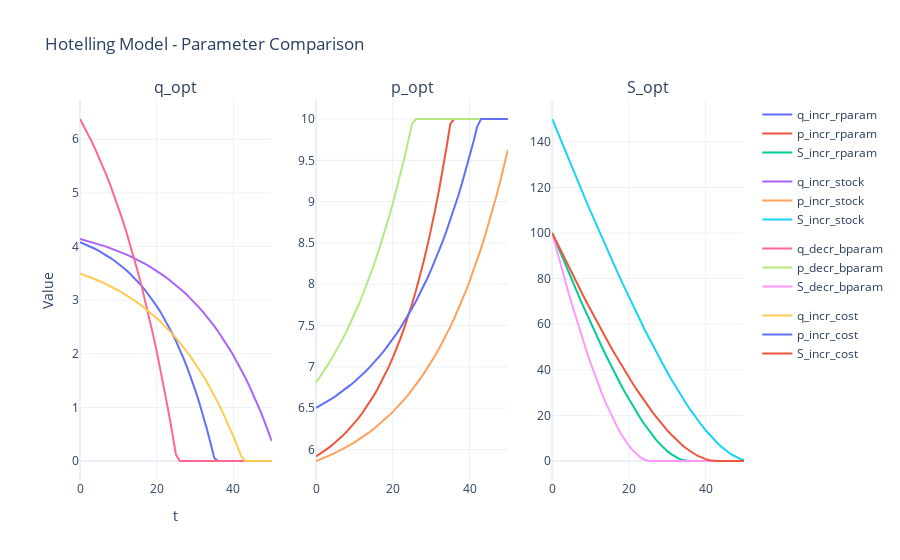

Source (notebook cell):
### Markdown cell above
**3c) Hotelling, writing in modern python style** \
This is now for the students who are *deeply interested in coding practices* (way beyond our course objective) and have extensive prior knowledge! In recent years, it became fashionable to write your python code using classes (with attributes and methods). Try to refactor your model code for the monopolist hotelling model using python classes.

### Code cell
class HotellingModel_Mono:
    def __init__(self, T=50, S0=100, a=10, b=1, c=1, r=0.05):
        # Initialize model parameters
        self.T = T
        self.S0 = S0
        self.a = a
        self.b = b
        self.c = c
        self.r = r
        self.rho = 1 / (1 + r) ** np.arange(T + 1)
        self.results = None
        self.df = None

    def f_S(self, i_q):
        S = np.zeros(self.T + 1)
        S[0] = self.S0
        for t in range(1, self.T + 1):
            S[t] = S[t - 1] - i_q[t - 1]
        return S

    def f_p(self, i_q):
        return self.a - self.b * i_q

    def f_obj(self, i_q):
        obj_value = sum(self.rho[t] * (i_q[t] * (self.f_p(i_q)[t] - self.c)) for t in range(self.T + 1))
        return -obj_value

    def c_total_extr(self, i_q):
        return self.S0 - sum([i_q[t] for t in range(self.T + 1)])

    def optimize(self):
        q_start = np.full(self.T + 1, 1)
        bnds = [(0, self.S0) for _ in range(self.T + 1)]
        cnstr = [{'type': 'eq', 'fun': self.c_total_extr}]

        results = opt.minimize(self.f_obj, q_start, bounds=bnds, constraints=cnstr, options={'disp': False})

        self.results = results
        q_opt = results.x
        S_opt = self.f_S(q_opt)
        p_opt = self.f_p(q_opt)
        npv_opt = self.f_obj(q_opt)

        self.df = pd.DataFrame({
            't': range(self.T + 1),
            'q_opt': q_opt,
            'S_opt': S_opt,
            'p_opt': p_opt,
            'npv_opt': npv_opt
        })

    def plot_results(self, filename='hotelling_mono.html'):
        if self.df is None:
            raise ValueError("Run the optimize method first to generate results.")
        
        fig = make_subplots(rows=1, cols=3, subplot_titles=('q_opt', 'p_opt', 'S_opt'))
        fig.add_trace(go.Scatter(x=self.df['t'], y=self.df['q_opt'], mode='lines', name='q_opt', showlegend=False), row=1, col=1)
        fig.add_trace(go.Scatter(x=self.df['t'], y=self.df['p_opt'], mode='lines', name='p_opt', showlegend=False), row=1, col=2)
        fig.add_trace(go.Scatter(x=self.df['t'], y=self.df['S_opt'], mode='lines', name='S_opt', showlegend=False), row=1, col=3)

        fig.update_layout(title='Hotelling Model', xaxis_title='t', yaxis_title='Value', template='plotly_white')
        fig.write_html(filename)
        fig.show()

    def compare_parameters(self, other_models, filename='hotelling_mono_compare.html'):
        """Compare results of different model variations"""
        fig = make_subplots(rows=1, cols=3, subplot_titles=('q_opt', 'p_opt', 'S_opt'))

        for model, label in other_models:
            model.plot_subtrace(fig, label)

        fig.update_layout(title='Hotelling Model - Parameter Comparison', xaxis_title='t', yaxis_title='Value', template='plotly_white')
        fig.write_html(filename)
        fig.show()

    def plot_subtrace(self, fig, label):
        """Helper function to add model results to a subplot"""
        fig.add_trace(go.Scatter(x=self.df['t'], y=self.df['q_opt'], mode='lines', name=f'q_{label}', legendgroup=label, showlegend=True), row=1, col=1)
        fig.add_trace(go.Scatter(x=self.df['t'], y=self.df['p_opt'], mode='lines', name=f'p_{label}', legendgroup=label, showlegend=True), row=1, col=2)
        fig.add_trace(go.Scatter(x=self.df['t'], y=self.df['S_opt'], mode='lines', name=f'S_{label}', legendgroup=label, showlegend=True), row=1, col=3)

# Example usage
if __name__ == "__main__":
    # Base model
    model_base = HotellingModel_Mono()
    model_base.optimize()
    # model_base.plot_results('hotelling_mono.html')

    # Variations
    model_incr_rparam = HotellingModel_Mono(r=0.07)
    model_incr_rparam.optimize()

    model_incr_stock = HotellingModel_Mono(S0=150)
    model_incr_stock.optimize()

    model_decr_bparamm = HotellingModel_Mono(b=0.5)
    model_decr_bparamm.optimize()

    model_incr_cost = HotellingModel_Mono(c=2)
    model_incr_cost.optimize()

    # Compare models
    model_base.compare_parameters(
        [(model_incr_rparam, 'incr_rparam'), (model_incr_stock, 'incr_stock'), (model_decr_bparamm, 'decr_bparam'), (model_incr_cost, 'incr_cost')],
        filename='hotelling_mono_compare.html'
    )

### Figure 1 — Plotly figure (JSON) as saved in the notebook; plotly's stock layout.template omitted (floating-point values rounded to 4 significant figures)
{"data": [{"legendgroup": "incr_rparam", "mode": "lines", "name": "q_incr_rparam", "showlegend": true, "type": "scatter", "x": [0, 1, 2, 3, 4, 5, 6, 7, 8, 9, 10, 11, 12, 13, 14, 15, 16, 17, 18, 19, 20, 21, 22, 23, 24, 25, 26, 27, 28, 29, 30, 31, 32, 33, 34, 35, 36, 37, 38, 39, 40, 41, 42, 43, 44, 45, 46, 47, 48, 49, 50], "xaxis": "x", "y": [4.084, 4.055, 4.023, 3.99, 3.954, 3.916, 3.875, 3.831, 3.785, 3.735, 3.681, 3.624, 3.562, 3.497, 3.427, 3.351, 3.271, 3.185, 3.093, 2.994, 2.889, 2.776, 2.655, 2.526, 2.388, 2.24, 2.082, 1.913, 1.732, 1.538, 1.331, 1.109, 0.8714, 0.6169, 0.3452, 0.05568, 0, 0, 8.903e-17, 2.129e-17, 0, 0, 2.541e-18, 0, 1.22e-16, 0, 0, 2.205e-16, 2.405e-16, 2.072e-16, 0], "yaxis": "y"}, {"legendgroup": "incr_rparam", "mode": "lines", "name": "p_incr_rparam", "showlegend": true, "type": "scatter", "x": [0, 1, 2, 3, 4, 5, 6, 7, 8, 9, 10, 11, 12, 13, 14, 15, 16, 17, 18, 19, 20, 21, 22, 23, 24, 25, 26, 27, 28, 29, 30, 31, 32, 33, 34, 35, 36, 37, 38, 39, 40, 41, 42, 43, 44, 45, 46, 47, 48, 49, 50], "xaxis": "x2", "y": [5.916, 5.945, 5.977, 6.01, 6.046, 6.084, 6.125, 6.169, 6.215, 6.265, 6.319, 6.376, 6.438, 6.503, 6.573, 6.649, 6.729, 6.815, 6.907, 7.006, 7.111, 7.224, 7.345, 7.474, 7.612, 7.76, 7.918, 8.087, 8.268, 8.462, 8.669, 8.891, 9.129, 9.383, 9.655, 9.944, 10, 10, 10, 10, 10, 10, 10, 10, 10, 10, 10, 10, 10, 10, 10], "yaxis": "y2"}, {"legendgroup": "incr_rparam", "mode": "lines", "name": "S_incr_rparam", "showlegend": true, "type": "scatter", "x": [0, 1, 2, 3, 4, 5, 6, 7, 8, 9, 10, 11, 12, 13, 14, 15, 16, 17, 18, 19, 20, 21, 22, 23, 24, 25, 26, 27, 28, 29, 30, 31, 32, 33, 34, 35, 36, 37, 38, 39, 40, 41, 42, 43, 44, 45, 46, 47, 48, 49, 50], "xaxis": "x3", "y": [100, 95.92, 91.86, 87.84, 83.85, 79.89, 75.98, 72.1, 68.27, 64.49, 60.75, 57.07, 53.45, 49.89, 46.39, 42.96, 39.61, 36.34, 33.16, 30.06, 27.07, 24.18, 21.4, 18.75, 16.22, 13.83, 11.59, 9.513, 7.6, 5.868, 4.329, 2.998, 1.889, 1.018, 0.4009, 0.05568, 3.324e-15, 3.324e-15, 3.324e-15, 3.235e-15, 3.213e-15, 3.213e-15, 3.213e-15, 3.211e-15, 3.211e-15, 3.089e-15, 3.089e-15, 3.089e-15, 2.868e-15, 2.628e-15, 2.421e-15], "yaxis": "y3"}, {"legendgroup": "incr_stock", "mode": "lines", "name": "q_incr_stock", "showlegend": true, "type": "scatter", "x": [0, 1, 2, 3, 4, 5, 6, 7, 8, 9, 10, 11, 12, 13, 14, 15, 16, 17, 18, 19, 20, 21, 22, 23, 24, 25, 26, 27, 28, 29, 30, 31, 32, 33, 34, 35, 36, 37, 38, 39, 40, 41, 42, 43, 44, 45, 46, 47, 48, 49, 50], "xaxis": "x", "y": [4.14, 4.122, 4.103, 4.083, 4.062, 4.04, 4.017, 3.993, 3.968, 3.941, 3.914, 3.884, 3.853, 3.821, 3.787, 3.752, 3.714, 3.675, 3.634, 3.59, 3.545, 3.497, 3.447, 3.394, 3.339, 3.281, 3.22, 3.156, 3.089, 3.018, 2.944, 2.866, 2.785, 2.699, 2.609, 2.514, 2.415, 2.31, 2.201, 2.086, 1.966, 1.839, 1.706, 1.566, 1.419, 1.265, 1.103, 0.9331, 0.7547, 0.5678, 0.3723], "yaxis": "y"}, {"legendgroup": "incr_stock", "mode": "lines", "name": "p_incr_stock", "showlegend": true, "type": "scatter", "x": [0, 1, 2, 3, 4, 5, 6, 7, 8, 9, 10, 11, 12, 13, 14, 15, 16, 17, 18, 19, 20, 21, 22, 23, 24, 25, 26, 27, 28, 29, 30, 31, 32, 33, 34, 35, 36, 37, 38, 39, 40, 41, 42, 43, 44, 45, 46, 47, 48, 49, 50], "xaxis": "x2", "y": [5.86, 5.878, 5.897, 5.917, 5.938, 5.96, 5.983, 6.007, 6.032, 6.059, 6.086, 6.116, 6.147, 6.179, 6.213, 6.248, 6.286, 6.325, 6.366, 6.41, 6.455, 6.503, 6.553, 6.606, 6.661, 6.719, 6.78, 6.844, 6.911, 6.982, 7.056, 7.134, 7.215, 7.301, 7.391, 7.486, 7.585, 7.69, 7.799, 7.914, 8.034, 8.161, 8.294, 8.434, 8.581, 8.735, 8.897, 9.067, 9.245, 9.432, 9.628], "yaxis": "y2"}, {"legendgroup": "incr_stock", "mode": "lines", "name": "S_incr_stock", "showlegend": true, "type": "scatter", "x": [0, 1, 2, 3, 4, 5, 6, 7, 8, 9, 10, 11, 12, 13, 14, 15, 16, 17, 18, 19, 20, 21, 22, 23, 24, 25, 26, 27, 28, 29, 30, 31, 32, 33, 34, 35, 36, 37, 38, 39, 40, 41, 42, 43, 44, 45, 46, 47, 48, 49, 50], "xaxis": "x3", "y": [150, 145.9, 141.7, 137.6, 133.6, 129.5, 125.4, 121.4, 117.4, 113.5, 109.5, 105.6, 101.7, 97.88, 94.06, 90.27, 86.52, 82.8, 79.13, 75.49, 71.9, 68.36, 64.86, 61.42, 58.02, 54.68, 51.4, 48.18, 45.03, 41.94, 38.92, 35.98, 33.11, 30.33, 27.63, 25.02, 22.5, 20.09, 17.78, 15.58, 13.49, 11.53, 9.688, 7.982, 6.416, 4.996, 3.731, 2.628, 1.695, 0.9401, 0.3723], "yaxis": "y3"}, {"legendgroup": "decr_bparam", "mode": "lines", "name": "q_decr_bparam", "showlegend": true, "type": "scatter", "x": [0, 1, 2, 3, 4, 5, 6, 7, 8, 9, 10, 11, 12, 13, 14, 15, 16, 17, 18, 19, 20, 21, 22, 23, 24, 25, 26, 27, 28, 29, 30, 31, 32, 33, 34, 35, 36, 37, 38, 39, 40, 41, 42, 43, 44, 45, 46, 47, 48, 49, 50], "xaxis": "x", "y": [6.378, 6.247, 6.11, 5.965, 5.813, 5.654, 5.487, 5.311, 5.127, 4.933, 4.73, 4.516, 4.292, 4.056, 3.809, 3.55, 3.277, 2.991, 2.691, 2.375, 2.044, 1.696, 1.331, 0.9475, 0.5449, 0.1226, 1.426e-15, 8.029e-16, 7.751e-16, 0, 5.791e-18, 0, 0, 0, 0, 2.16e-16, 0, 0, 0, 0, 0, 0, 0, 0, 0, 0, 0, 0, 0, 1.664e-15, 0], "yaxis": "y"}, {"legendgroup": "decr_bparam", "mode": "lines", "name": "p_decr_bparam", "showlegend": true, "type": "scatter", "x": [0, 1, 2, 3, 4, 5, 6, 7, 8, 9, 10, 11, 12, 13, 14, 15, 16, 17, 18, 19, 20, 21, 22, 23, 24, 25, 26, 27, 28, 29, 30, 31, 32, 33, 34, 35, 36, 37, 38, 39, 40, 41, 42, 43, 44, 45, 46, 47, 48, 49, 50], "xaxis": "x2", "y": [6.811, 6.876, 6.945, 7.017, 7.093, 7.173, 7.257, 7.344, 7.437, 7.533, 7.635, 7.742, 7.854, 7.972, 8.095, 8.225, 8.361, 8.504, 8.655, 8.812, 8.978, 9.152, 9.334, 9.526, 9.728, 9.939, 10, 10, 10, 10, 10, 10, 10, 10, 10, 10, 10, 10, 10, 10, 10, 10, 10, 10, 10, 10, 10, 10, 10, 10, 10], "yaxis": "y2"}, {"legendgroup": "decr_bparam", "mode": "lines", "name": "S_decr_bparam", "showlegend": true, "type": "scatter", "x": [0, 1, 2, 3, 4, 5, 6, 7, 8, 9, 10, 11, 12, 13, 14, 15, 16, 17, 18, 19, 20, 21, 22, 23, 24, 25, 26, 27, 28, 29, 30, 31, 32, 33, 34, 35, 36, 37, 38, 39, 40, 41, 42, 43, 44, 45, 46, 47, 48, 49, 50], "xaxis": "x3", "y": [100, 93.62, 87.37, 81.26, 75.3, 69.49, 63.83, 58.35, 53.03, 47.91, 42.97, 38.25, 33.73, 29.44, 25.38, 21.57, 18.02, 14.74, 11.75, 9.062, 6.687, 4.642, 2.946, 1.615, 0.6675, 0.1226, -1.146e-14, -1.289e-14, -1.369e-14, -1.447e-14, -1.447e-14, -1.447e-14, -1.447e-14, -1.447e-14, -1.447e-14, -1.447e-14, -1.469e-14, -1.469e-14, -1.469e-14, -1.469e-14, -1.469e-14, -1.469e-14, -1.469e-14, -1.469e-14, -1.469e-14, -1.469e-14, -1.469e-14, -1.469e-14, -1.469e-14, -1.469e-14, -1.635e-14], "yaxis": "y3"}, {"legendgroup": "incr_cost", "mode": "lines", "name": "q_incr_cost", "showlegend": true, "type": "scatter", "x": [0, 1, 2, 3, 4, 5, 6, 7, 8, 9, 10, 11, 12, 13, 14, 15, 16, 17, 18, 19, 20, 21, 22, 23, 24, 25, 26, 27, 28, 29, 30, 31, 32, 33, 34, 35, 36, 37, 38, 39, 40, 41, 42, 43, 44, 45, 46, 47, 48, 49, 50], "xaxis": "x", "y": [3.497, 3.471, 3.445, 3.417, 3.388, 3.357, 3.325, 3.292, 3.256, 3.219, 3.18, 3.139, 3.096, 3.051, 3.003, 2.953, 2.901, 2.846, 2.788, 2.728, 2.664, 2.597, 2.527, 2.454, 2.376, 2.295, 2.21, 2.12, 2.026, 1.927, 1.824, 1.715, 1.601, 1.481, 1.355, 1.223, 1.084, 0.9381, 0.7848, 0.6238, 0.4549, 0.2778, 0.09238, 0, 2.397e-17, 0, 4.879e-17, 1.672e-17, 9.613e-17, 0, 0], "yaxis": "y"}, {"legendgroup": "incr_cost", "mode": "lines", "name": "p_incr_cost", "showlegend": true, "type": "scatter", "x": [0, 1, 2, 3, 4, 5, 6, 7, 8, 9, 10, 11, 12, 13, 14, 15, 16, 17, 18, 19, 20, 21, 22, 23, 24, 25, 26, 27, 28, 29, 30, 31, 32, 33, 34, 35, 36, 37, 38, 39, 40, 41, 42, 43, 44, 45, 46, 47, 48, 49, 50], "xaxis": "x2", "y": [6.503, 6.529, 6.555, 6.583, 6.612, 6.643, 6.675, 6.708, 6.744, 6.781, 6.82, 6.861, 6.904, 6.949, 6.997, 7.047, 7.099, 7.154, 7.212, 7.272, 7.336, 7.403, 7.473, 7.546, 7.624, 7.705, 7.79, 7.88, 7.974, 8.073, 8.176, 8.285, 8.399, 8.519, 8.645, 8.777, 8.916, 9.062, 9.215, 9.376, 9.545, 9.722, 9.908, 10, 10, 10, 10, 10, 10, 10, 10], "yaxis": "y2"}, {"legendgroup": "incr_cost", "mode": "lines", "name": "S_incr_cost", "showlegend": true, "type": "scatter", "x": [0, 1, 2, 3, 4, 5, 6, 7, 8, 9, 10, 11, 12, 13, 14, 15, 16, 17, 18, 19, 20, 21, 22, 23, 24, 25, 26, 27, 28, 29, 30, 31, 32, 33, 34, 35, 36, 37, 38, 39, 40, 41, 42, 43, 44, 45, 46, 47, 48, 49, 50], "xaxis": "x3", "y": [100, 96.5, 93.03, 89.59, 86.17, 82.78, 79.42, 76.1, 72.81, 69.55, 66.33, 63.15, 60.01, 56.92, 53.87, 50.87, 47.91, 45.01, 42.17, 39.38, 36.65, 33.99, 31.39, 28.86, 26.41, 24.03, 21.74, 19.53, 17.41, 15.38, 13.45, 11.63, 9.915, 8.314, 6.834, 5.478, 4.256, 3.172, 2.234, 1.449, 0.825, 0.3702, 0.09238, -6.828e-15, -6.828e-15, -6.852e-15, -6.852e-15, -6.901e-15, -6.917e-15, -7.013e-15, -7.013e-15], "yaxis": "y3"}], "layout": {"annotations": [{"font": {"size": 16}, "showarrow": false, "text": "q_opt", "x": 0.1444, "xanchor": "center", "xref": "paper", "y": 1, "yanchor": "bottom", "yref": "paper"}, {"font": {"size": 16}, "showarrow": false, "text": "p_opt", "x": 0.5, "xanchor": "center", "xref": "paper", "y": 1, "yanchor": "bottom", "yref": "paper"}, {"font": {"size": 16}, "showarrow": false, "text": "S_opt", "x": 0.8556, "xanchor": "center", "xref": "paper", "y": 1, "yanchor": "bottom", "yref": "paper"}], "title": {"text": "Hotelling Model - Parameter Comparison"}, "xaxis": {"anchor": "y", "domain": [0, 0.2889], "title": {"text": "t"}}, "xaxis2": {"anchor": "y2", "domain": [0.3556, 0.6444]}, "xaxis3": {"anchor": "y3", "domain": [0.7111, 1]}, "yaxis": {"anchor": "x", "domain": [0, 1], "title": {"text": "Value"}}, "yaxis2": {"anchor": "x2", "domain": [0, 1]}, "yaxis3": {"anchor": "x3", "domain": [0, 1]}}}
